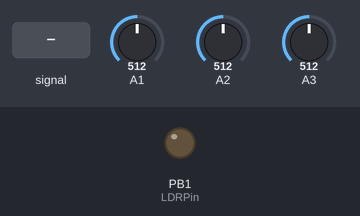
This sketch was run on a simulated ATtiny85, built with avr-gcc and run on an emulated ATtiny85. Shown: output pins drawn as LEDs (lit = HIGH). Inputs (shaded band) come from the test bench; at power-on: A2 = 512, A3 = 512, A1 = 512. Random numbers use the default seed unless the sketch sets one; the modem accepts every AT command (registered, SIM ready, sends succeed) and sends nothing else.

Above: at 2.2 s.
2.3 s: A1 fed a 200 Hz sine of ±81 counts around its level
At 3.78 s:
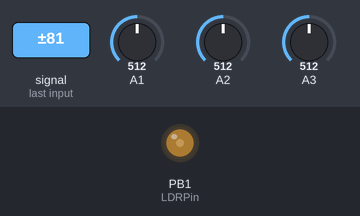
At 4.72 s:
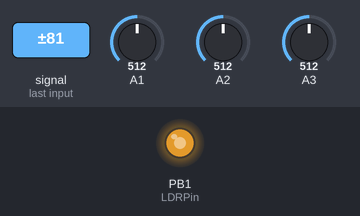
5.3 s: A2 set to 122
8.3 s: A3 set to 13
11.3 s: A1 set to 716
14.3 s: A3 set to 0
15.8 s: A3 set to 80
At 18.55 s:
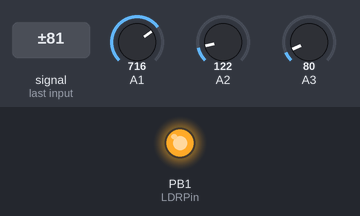
Timing chart, 0 to 19.8 s (numbered marks = the images above; inputs shaded):
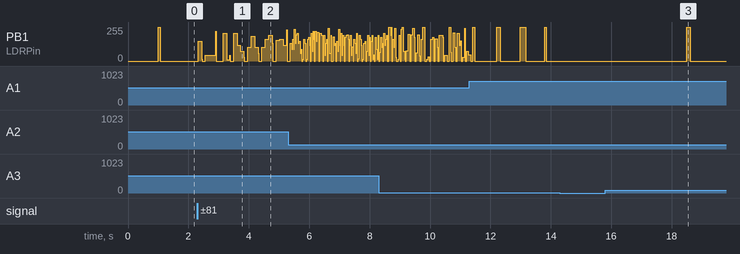

Measured:
- after the input at 14.3 s, every drawn part: stays the same
- after the input at 15.8 s, PB1 (LDRPin): 0/255 → 255/255 after 2.7 s, → 0/255 0.11 s later

The sketch:

ATT85_Melody_study.ino
```cpp
// last mod 23/12/2018 - Alan Smith

/*
Program size: 8,168 bytes (used 100% of a 8,192 byte maximum)
Minimum Memory Usage: 408 bytes (80% of a 512 byte maximum)
 */

#include <SendOnlySoftwareSerial.h>
SendOnlySoftwareSerial midiSerial(0); // Tx PB 0 pin 5

const byte
lightSensitivity = 1, // the lower the more sensitive the light change detection;
arraySizeSet = 32,
chordArraySizeSet = 8,
keyArraySizeSet = 8,
channels = 16,
highHat = 42,
kick = 35,
snare = 38,
drumChan = 9,
changeRatePin = 3,
tempoPin = 2,
LDRPin = 1;

const unsigned int scales[10] = {
	0xAD5AU,
	0xB5ABU,
	0x9729U,
	0xB6DBU,
	0xA94AU,
	0xAADAU,
	0xB55BU,
	0xCDACU,
	0xB59BU,
	0xDDADU
};

/*
Here are how chords are arranged

C C#D D#E F F#G G#A A#B C C#D D# Chord HEX Value
1 0 0 0 0 0 0 0 0 0 0 0 0 0 0 0 1 Note 8000
1 0 0 0 0 1 0 1 0 0 0 0 0 0 0 0 Sus 8500
1 0 0 0 0 1 0 1 0 0 1 0 0 0 0 0 7Sus 8520
1 0 0 0 1 0 0 0 1 0 0 0 0 0 0 0 Aug  8880
1 0 0 0 1 0 0 1 0 0 0 0 0 0 0 0 Maj  8900
1 0 0 0 1 0 0 1 0 0 0 0 1 0 0 0 Maj 9th 8908
1 0 0 0 1 0 0 1 0 0 0 1 0 0 0 0 Maj 7th 8910
1 0 0 0 1 0 0 1 0 0 1 0 0 0 0 0 7th  8920
1 0 0 0 1 0 0 1 0 1 0 0 0 0 0 0 6th  8940
1 0 0 1 0 0 0 1 0 0 0 0 0 0 0 0 Min  9100
1 0 0 1 0 0 0 1 0 0 1 0 0 0 0 0 Min 7th 9120
1 0 0 1 0 0 0 1 0 1 0 0 0 0 0 0 Min 6th 9140
1 0 0 1 0 0 1 0 0 0 0 0 0 0 0 0 Dim  9200
1 0 0 1 1 0 0 1 0 1 1 1 0 0 0 0 Const 9970
1 0 1 0 0 0 0 1 0 0 0 0 0 0 0 0 Sus2 A100
1 0 1 0 0 0 0 1 0 0 1 0 0 0 0 0 7Sus2 A120
1 0 1 1 0 0 0 1 0 0 1 0 1 0 0 0 Min 9th B128
*/

const unsigned int chords[15] = {
	0x8900U, 0x8940U, 0x8920U, 0x8910U, 0x8908U, //maj chords
	0x9100U, 0x9140U, 0x9120U, 0xB128U, // min chords
0x9200U, 0x8880U, 0xA100U, 0x8500U, 0xA120U, 0x8520U // others
};// , chord = 0x8520U;

unsigned int
loopCount = 0, tickCount = 0, tickCount2 = 0, straightCount = 0, scale = scales[0];

int
beat = 1, playControl = 0, tuneSpeed = 0, tuneSpeed2 = 0, lightLevel = 0, randomSpeed = 0, oldLightLevel = 0;

unsigned long
bassPatt = 0, pianoPatt = 0, windPatt = 0, synthPatt = 0, kickPatt = 0, hhPatt = 0,
snarePatt = 0, notePatt = 0, sc = 0, chordPatt = 0, tickTime2 = 0, tickTime = 0;

byte
arraySize = arraySizeSet, keyArraySize = keyArraySizeSet, chordArraySize = chordArraySizeSet,
articnote = 0,
filter1 = 64,//cutoff frequency of VCF
flr1 = 10,   //filter lower range
fur1 = 100,  //filter upper range
filter2 = 64,//cutoff frequency of VCF
flr2 = 10,   //filter lower range
fur2 = 100,  //filter upper range
filter3 = 64,//cutoff frequency of VCF
flr3 = 10,   //filter lower range
fur3 = 100,  //filter upper range
rcc = 0,    //random articulation channel
bassChan = 0, //midi chan 1
bassNote = 0, pianoIndex = 0, chordIndex = 0,
pianoChan = 3, //midi chan 4
pianoNote = 0, pianoChord = 0, pianoChordIndex = 0, pianoChordType = 0, bassIndex = 0, windNote = 0, windIndex = 0,
windChan = 1,  // midi chan 2
synthChan = 2, // midi chan 3
synthNote = 0, synthNoteM = 0, tickNote = 0, tickNoteM = 0, tickChan = 3, lightNote = 0, lightNoteM = 0,
lightChan = 11, keyIndex = 0, changeCount = 0, lightIndex = 0, ta = 0, ta2 = 0, tc = 0, cc = 0,
llp = 0, //light level pattern type pointer
abeat = 1, bbeat = 1, wbeat = 1, drum = 0;
char keys[keyArraySizeSet];
byte pianoArray[arraySizeSet];
byte bassArray[arraySizeSet];
byte windArray[arraySizeSet];
byte chordArray[chordArraySizeSet];
byte tv[channels];
char  key = 0, kn = 0, bassDir = 0, filterDir1 = 1, filterDir2 = 1, filterDir3 = 1, llc = 1, lc = 0;

void setup() {
	pinMode(2, INPUT); //the tuneSpeed speed pot - attiny85 PB2 pin 7
	pinMode(3, INPUT); //the note/lightLevel offset pot - attiny85 PB3 pin 2
	pinMode(1, OUTPUT);//output for the beat/activity LED - attiny85 PB1 pin 6
	pinMode(4, INPUT); //the LDR input for the lightLevel - attiny85 PB4 pin 3
	midiSerial.begin(31250); // Start serial port at the midi 31250 baud - out on attiny85 PB0 pin 5
	gsReset();  // reset the Boss DR-330 synth and switch to multitimberal mode
	delay(1000); //GS Reset needs a delay


	//set up channel stuff
	for (byte x = 0; x < channels; x++) {
		CC(x, 123, 0);  //all notes off
		//CC(x, 121, 0);  //reset controllers
		//ProgChange(x, random(119));
		makeChanges();
		//keys[x] = x;
		randomSeed(analogRead(LDRPin));
	}
	ProgChange(drumChan, rp() % 7 * 8);
	randomSpeed = rp() % 10 + 3;
	//playControl = random(0xFFFFU);
}


void loop() {
	//reset light change comparison
	oldLightLevel = lightLevel;

	//check the next light change //read the LDR value smoothed by map
	lightLevel = analogRead(LDRPin);//map(analogRead(LDRPin), 0, 1023, 0, 256);//
	llc = (lightLevel - oldLightLevel);   //light level change - brighter is +ve,  darker is -ve

//the main musical timed tempo based event loop (fast times)
	if (millis() > tickTime2) {
		tuneSpeed = (unsigned long)(map(analogRead(tempoPin), 0, 1023, 4, 860) + randomSpeed);  // 4/4 tempo control
		tuneSpeed2 = (unsigned long)((tuneSpeed >> 1) - (tuneSpeed / (beat << 2)));//// tempo control fast beats and syncopation

		//various loop pointers
		ta = (byte)(byte(tickCount) % arraySize);  // dynamic
		ta2 = (byte)(byte(tickCount2) % arraySizeSet); // dynamic
		sc = (byte)(byte(straightCount) % arraySizeSet); // static // main counter for periodic changes
		kn = keys[keyIndex % keyArraySize];  //dynamic // defines the key changes from the array of key changes

		tmv();  // adjust track mixer volumes

		if (abs(llc) > (char)lightSensitivity) {   // if it changes above or below the threshhold...
			analogWrite(1, abs(llc) * 30);   // indicate with LED the change
			chordIndex++;
			if (llc > 0) {  // positive
				chordArray[chordIndex % chordArraySize] = tr();// major chords //update the chord array pointer
				bassDir = 1;
				keys[keyIndex % keyArraySize] ++;
			}
			else {  // must be -ve
				chordArray[chordIndex % chordArraySize] = tr() + 5;// random(5, 10); // minor and other chords //update the chord array pointer
				bassDir = -1;
				keys[keyIndex % keyArraySize] --;
			}
			lc = llc;

		}

		if (millis() > tickTime) {
			// MIDI NOTES SOUNDED FROM THE PATTERNS AND ARRAYS //
			// DRUMS lead the way
			// high hats

			//playControl = 0x0200u;   // diagnostics

			if ((bitRead(playControl, 0) && (hhPatt >> ta2 % 32ul & 1))) {
				drum = highHat + (pianoArray[ta2] % 3 * 2) * 3;
				NoteOn(drumChan, drum, hr());
				NoteOff(drumChan, drum);
			}
			// snare
			if (bitRead(playControl, 2) && (snarePatt >> sc % 32ul & 1)) {
				drum = snare + ((beat == 1) ? ((windArray[sc] % 3) * 4) : (bassArray[ta] % 3) * 4);
				NoteOn(drumChan, drum, ((sc % (7 + beat) == 0) ? 120 : lr()));
				NoteOff(drumChan, drum);
				//rpan(bassChan, channels);
			}
			else if (bitRead(playControl, 3) && ta2 % 4 == 0) {  // snare straight pattern
				drum = snare + windArray[ta2] % 2;
				NoteOn(drumChan, drum, hr());
				NoteOff(drumChan, drum);
			}
			// kick
			if ((ta % (beat + 3) == 0) || (bitRead(playControl, 4) && (kickPatt >> sc % 32ul & 1))) {
				drum = kick + pianoArray[sc] % 2;
				NoteOn(drumChan, drum, hr());
				NoteOff(drumChan, drum);
			}

			//others end loop fills
			else if ((ta2 > (arraySize - 4))) {
				drum = kick + ((lightLevel + bassArray[sc]) % 24);
				NoteOn(drumChan, drum, ((ta % (2 + beat) == 0) ? 120 : hr()));
				NoteOff(drumChan, drum);
				//makeChanges();
				//playControl++;
			}

			// NOW THE FIVE INSURUMENT PLAYERS
			tr() ? 0 : pianoChordIndex++;
			//PIANO - ch 4
			if ((sc % ((unsigned long)(beat + 7)) == 0) || (bitRead(playControl, 6) && (pianoPatt >> ta % 32ul & 1))) {  //
				playChord(chords[pianoChord], pianoChan, pianoNote, 0, 0, pianoChordType);
				pianoNote = kn + ScaleFilter(scale, 36 + ((pianoArray[(pianoIndex += beat) % arraySize] += cllc(lc)) % 48), kn);
				pianoChord = chordArray[pianoChordIndex % chordArraySize]; //(pianoIndex)
				pianoChordType = rp();//
				playChord(chords[pianoChord], pianoChan, pianoNote, hr() - 10, 1, pianoChordType); //**************NOTE ON*********************
			}
			//BASS - ch 1
			if ((bitRead(playControl, 7)) && ((sc % ((unsigned long)(bbeat << 1)) == 0) || (bassPatt >> ta2 % 32ul & 1))) {  //
				DoFilter(bassChan, 90, filter1);  // (pianoNote % 12)*filterDir2 +
				NoteOff(bassChan, bassNote);
				bassNote = kn + ScaleFilter(scale, (24 + ((ta2 % keyArraySize)*bassDir) +
					(bassArray[(bassIndex += bbeat) % arraySize] += cllc(lc)) % 36), kn);
				NoteOn(bassChan, bassNote, hr()); //**************NOTE ON*************
				filter1 += filterDir1;
				if (filter1 >= fur1) {
					filterDir1 = -1;
					flr1 = lr();
				}
				if (filter1 <= flr1) {
					filterDir1 = 1;
					fur1 = hr();
				}
			}

			// Filter2 and other per beat updates...
			filter2 += filterDir2;
			if (filter2 >= fur2) {
				filterDir2 = -1;
				flr2 = lr();
			}
			if (filter2 <= flr2) {
				filterDir2 = 1;
				fur2 = hr();
				//keyIndex++;
			}
			if (playControl > 0x0400) {
				playControl++;
			}
			DoFilter(windChan, 90, filter2); // for ds330
			CC(bassChan, channels, filter1); // controller send
			CC(synthChan, channels, filter2); // controller send
			CC(tickCount % 16, 123, 0);  // snc - stuck note control :)
			tickCount++;//  += beat;//

			analogWrite(1, 0);  // turn off the light change LED
			tickTime = (unsigned long)(millis() + (tuneSpeed));
		} // end of timed loop1 if TuneSpeed1 - the slow parts

		if ((!(bitRead(playControl, 0)) && bitRead(playControl, 1) && ta2 % (beat + 1) == 0)) {  // hh straight pattern
			drum = highHat + (bassArray[ta2] % 3) * 2;
			NoteOn(drumChan, drum, hr());
			NoteOff(drumChan, drum);
		}

		if ((!(bitRead(playControl, 4))) && bitRead(playControl, 5) && ta2 % 8 == 0) {  // kick straight pattern
			drum = kick + pianoArray[ta2] % 2;
			NoteOn(drumChan, drum, hr());
			NoteOff(drumChan, drum);
		}

		//WIND - ch 2
		if ((bitRead(playControl, 8)) && ((sc % ((unsigned long)(wbeat << 2)) == 0) || (windPatt >> sc % 32ul & 1))) {//
			NoteOff(windChan, windNote); //
			windNote = kn + ScaleFilter(scale, 36 +
				((windArray[(windIndex += wbeat) % arraySizeSet] += ((pianoNote + 7) % 12)) % 50), kn);
			NoteOn(windChan, windNote, hr());  //*******************NOTE ON*********************
		}

		//TICKNOTE run notes
		if ((bitRead(playControl, 10)) && (((~kickPatt)) >> ta2 % 32ul & 1)) { //
			tickNote = ScaleFilter(scale, kn + 48 +
				byte((bassNote % chordArraySize) + ((((ta2) % chordArraySize)*filterDir2) + (pianoNote % 12)) % 60), kn);
			if (tickNote != tickNoteM) {
				NoteOff(tickChan, tickNoteM);
				tickNoteM = tickNote;
				DoFilter(tickChan, 90, filter2); //
				NoteOn(tickChan, tickNote, hr());//**************NOTE ON*********************
			}
		}

		////Fast LIGHTNOTE
		if (bitRead(playControl, 11) || llc != 0) {
			lightNote = ScaleFilter(scale, kn + 48 + (((ta*filterDir2) + lightLevel) % 60), kn);
			if (lightNote != lightNoteM && (scale << 16ul + chords[pianoChord] >> ta2 % 32ul & 1)) { //
				NoteOff(lightChan, lightNoteM);
				lightNoteM = lightNote;
				NoteOn(lightChan, lightNote, hr());
			}
		}

		//SYNTH - ch 3   scale based melodies
		if ((bitRead(playControl, 9)) && (((~snarePatt) | synthPatt) >> ta2 % 32ul & 1)) { // (byte(sc % 4) == 0) ||
			synthNote = ScaleFilter(scale, kn + (48 + (((windArray[ta]) % 12)*filterDir2
				+ ((bassArray[ta]) % 12)
				+ filter3 + ((pianoArray[pianoIndex % arraySize]) % 12)) % 48), kn);
			if (synthNote != synthNoteM) {
				NoteOff(synthChan, synthNoteM);
				synthNoteM = synthNote;
				NoteOn(synthChan, synthNote, hr());//**************NOTE ON*********************
			}
		}

		straightCount++;
		tickCount2 += abeat;//++;//+= (pianoNote % beat);//
		tickTime2 = (unsigned long)(millis() + (tuneSpeed2)); //  the other Time

	}  // end of fast loop if - tunespeed 2 - the fast parts

   //PERIODIC CHANGES/////////
	if (straightCount % (unsigned int)(analogRead(changeRatePin)) == 0) {  // just a whole load of complicated stuff done about 10 times!
		if (!rp()) { straightCount++; }	// to reduce multiple changes
		//DCB();
		makeChanges();
		//straightCount++;
	}
	if (straightCount % (unsigned int)(keyArraySize << 4) == 0) {  // key change
		keyIndex++;
	}
	// fast filter sweeps
	if (loopCount % (unsigned int)(keyArraySize << 4u) == 0) {
		//DCB();
		filter3 += filterDir3;
		if (filter3 >= fur3) {
			filterDir3 = -1;
			flr3 = lr();
		}
		if (filter3 <= flr3) {
			filterDir3 = 1;
			fur3 = hr();

		}
		CC(randomChan(), rp() % 22 + channels, filter3); // controller send
		DoFilter(synthChan, 90, filter3); // fast filter for ds330
	}

	loopCount++;
}  // end of megga fast loop

///////////////////////////// macros and helpers /////////////////////////////////

void DCB() { // diagnostic cowbell (ride cymbal)
	NoteOn(drumChan, 59, 120); NoteOff(drumChan, 59);
}


char cllc(char check) {  //check light level change
	char cll = 0;
	(check > 0 ? cll = 1 : check < 0 ? cll = -1 : cll = 0);
	return cll;
}

void tmv() {
	//track mix volumes
	rcc = sc % 16;
	(tv[rcc] >= 40 && tv[rcc] <= 70) ? (tv[rcc] += (tr() - 1)) : (tv[rcc] = 65);//
	CC(rcc, 7, rcc == 9 ? tv[rcc] - 10 : tv[rcc]);  // keep drum volumes down 10 behind rest of instruments
}


byte randomChan() {
	byte rc = rp() % channels;
	while (rc == drumChan) { // rc < 4 ||
		rc = rp() % channels;
	}
	return rc;
}

void makeChanges() {

	digitalWrite(1, 1);
	changeCount++;

	CC(changeCount % 16, 123, 0);  // snc - stuck note control :)
	llp = byte(analogRead(LDRPin) % 3);  // 0, 1 or 2 read light level and use it to power the kind of pattern produced
	switch (random(48)) {  // slightly oversubscribed to allow for build up
	case 0:
		chordArray[chordIndex % chordArraySize] = rp() % 15;  // all available chords
		break;
	case 1:
		ProgChange(tickChan, random(96));
		break;
	case 2:
		pianoPatt = randomPatt(llp);
		break;
	case 3:
		snarePatt = randomPatt(llp);
		break;
	case 4:
		hhPatt = randomPatt(llp);
		break;
	case 5:
		playControl = random(0xFFFFU);
		break;
	case 6:
		ProgChange(bassChan, rp() + 33); //
		break;
	case 7:
		ProgChange(pianoChan, lr() + rp());
		break;
	case 8:
		ProgChange(windChan, lr() + lr());//random(56, 95)
		break;
	case 9:
		ProgChange(drumChan, rp() % 7 * 8);
		break;
	case 10:
		windPatt = randomPatt(llp);
		break;
	case 11:
		synthPatt = randomPatt(llp);
		break;
	case 12:
		playControl++;
		break;
	case 13:
		keyArraySize = random(4, keyArraySizeSet); // 1 to ArraySize (8)
		break;
	case 14:
		chordArraySize = random(4, chordArraySizeSet); // 1 to ArraySize (8)
		break;
	case 15:
		randomSpeed += (random(11) - 5);
		break;
	case 16:
		scale = scales[random(10)]; // all available scales
		break;
	case 17:
		playControl = ~playControl;  // invert
		break;
	case 18:
		bassPatt = randomPatt(llp);
		break;
	case 19:
		kickPatt = randomPatt(llp);
		break;
	case 20:
		NoteOff(tickChan, tickNoteM); //need to stop current note
		tickChan = randomChan();   //because we change the channel
		break;
	case 21:
		arraySize = random(8, arraySizeSet + 1); //
		break;
	case 22:
		NoteOff(synthChan, synthNoteM);
		synthChan = randomChan();
		ProgChange(synthChan, lr() + hr()); // random(58, 96)
		break;
	case 23:
		abeat = rp() % 8 + 1;
		break;
	case 24:
		NoteOff(windChan, windNote); //need to stop current note
		windChan = randomChan();   //because we change the channel
		break;
	case 25:
		playControl = 1;
		break;
	case 27:
		bassPatt |= 1 << rp();
		break;
	case 28:
		windPatt |= 1 << rp();
		break;
	case 29:
		NoteOff(lightChan, lightNoteM); //need to stop current note
		lightChan = randomChan();   //because we change the channel
		break;
	case 30:
		arraySize = random(16, arraySizeSet + 1); // 8 to 31
		break;
	case 31:
		beat = tr() + 1;  //random(arraySize >> 1) + 1;// (lr() % 14) + 1;  //
		break;
	case 32:
		bbeat = tr() + 1;  //random(arraySize >> 1) + 1;//
		break;
	case 33:
		wbeat = tr() + 1;  //random(arraySize >> 1) + 1;//tr() + 1;  //
		break;
	case 34:
		scale = llc > 0 ? scales[0] : llc < 0 ? scales[1] : scales[rp() % 10]; // minor if darker major if brighter or all available scales
		break;

	default:
		playControl |= (1 << (rp() % 16)); // build up players
		CC(randomChan(), 1, rp());  //slight modulation
		CC(randomChan(), 5, tr() << 1);  //portamento time
		CC(randomChan(), 65, wr());  //portamento on / off
		CC(randomChan(), 0x5B, wr()); // reverb send
		CC(randomChan(), 0x5D, wr()); // chorus send
		rpan(randomChan(), lr());
		rpan(bassChan, channels);
		DoArticulations();
		scale = scales[changeCount % 10];
		break;
	}/// end of switch / case
}


byte tr() {
	return random(3);
}


byte wr() {  // wide range random values for asdr and filter settings
	return random(0x0e, 0x72);
}

void rpan(byte chan, byte scope) {  // random pan
	CC(chan, 10, random(64 - scope, 64 + scope));
}

byte hr() {  // random high values for settings
	return random(65, 127);
}

byte lr() {  // random low values for settings
	return random(0, 64);
}

byte rp() {  // random bit pointers
	return random(32);
}

unsigned long randomPatt(byte r) { // random long patterns formed from nibbles, bytes or ints :)
	unsigned long n = random(1, 0xFFFFU);
	unsigned int y = random(1, 0xFFFFU);
	if (r == 0) {
		n = (((n & 0x0F) << 28) + ((n & 0x0F) << 24) + ((n & 0x0F) << 20) +
			((n & 0x0F) << 16) + ((n & 0x0F) << 12) + ((n & 0x0F) << 8) +
			((n & 0x0F) << 4) + (n & 0x0F));
	}
	else if (r == 1) {
		n = (((n & 0xFF) << 24) + ((n & 0xFF) << 16) + ((n & 0xFF) << 8) + (n & 0xFF));
	}
	else {
		n = ((n << 16) + y);
	}
	return n;
}


// send note on stuff
void NoteOn(byte chan, byte note, byte vel) {
	if (note > 23) {
		midiSerial.write((chan + 0x90));
		midiSerial.write(note & 0x7F);
		midiSerial.write(vel & 0x7F);
	}
}
// send note off stuff
void NoteOff(byte chan, byte note) {
	//chan &= 0x0F;
	midiSerial.write((chan + 0x80));
	midiSerial.write(note & 0x7F);
	midiSerial.write(byte(0));
}

//real filterting
//byte ScaleFilter(unsigned int s, byte n, char k) {
//	if (bitRead(s, 15u - (((n % 12u) + k) % 12))) {
//		return n;
//	}
//	else {
//		return 0;
//	}
//}

//// scale correction - the input note is moved until it belongs to the current scale
//byte ScaleFilter(unsigned int s, byte n, char k) {
//	while (bitRead(s, (15u - ((n % 12u + k) % 12u))) == 0u) {
//		n++;
//	}
//	return n;
//}

// scale filtering - passed if the note belongs to the current scale, else grab the lightlevel and make it a current chord note
byte ScaleFilter(unsigned int s, byte n, char k) {
	if (bitRead(s, 15u - (((n % 12u) + k) % 12))) {
		return n;
	}
	else {  // play chord notes
		s = chords[pianoChord];
		n = 24 + (analogRead(LDRPin) % (rp() << 1));
		while (bitRead(s, (15u - (((n % 12u) + k) % 12u))) == 0u) {
			n++;
		}
		return n;
	}
}

//chord plays the scale corrected chord
void playChord(unsigned int cord, byte chan, byte note, byte vel, byte cont, byte type) {
	// cont is either play or kill
	//chan &= 0x0f;
	for (byte c = 0; c < 15; c++) {
		if (bitRead(cord, 15u - c)) { // && ((cord << c) & 0x8000U) > 0U
			//delay(100);
			if (cont) {
				//if (bitRead(scale << 4, 15 - ((note + c) % 12))) {
				NoteOn((type ? chan : (chan + c) % 16), ScaleFilter(scale, note + c, kn), vel); //note + c
			//}
			}
			else {
				//CC(type ? chan : ((chan + c) % 16), 123, 0);
				NoteOff((type ? chan : (chan + c) % 16), ScaleFilter(scale, note + c, kn)); //note + c
			}
			//if (cord == 0x8000U) { // no point going any further
			//	break;
			//}
		}
	}
}

//specificaly NRPN for BOSS DR-Synth 330
void MasterTune(byte chan, byte b) {
	//chan &= 0x0F;
	CC(chan, 0x65, 0);
	CC(chan, 0x64, 2); // should be 2 - 0 for pitch bend range
	CC(chan, 6, b);
}

//Basic Channel contro message
void CC(byte chan, byte cont, byte val) {
	//chan &= 0x0F;
	midiSerial.write((chan + 0xB0));
	midiSerial.write(cont & 0x7F);
	midiSerial.write(val & 0x7F);
}

//specificaly NRPN for BOSS DR-Synth 330
void DoFilter(byte ch, byte res, byte coff) {
	//ch &= 0x0F;
	CC(ch, 0x63, 0x01);
	CC(ch, 0x62, 0x21);
	CC(ch, 6, res & 0x7F); //resonance can go to 0x72
	CC(ch, 0x63, 0x01);
	CC(ch, 0x62, 0x20);
	CC(ch, 6, coff & 0x7F);//cut off frequency
}

void DoArticulations() {  // for Kontact
	articnote = random(23, 127);
	rcc = randomChan();
	NoteOn(rcc, articnote, 1);
	NoteOff(rcc, articnote);
}

//specificaly sysex for BOSS DR-Synth DS330
void gsReset() {
	byte gs[11] = { 0xF0, 0x41, 0x10, 0x42, 0x12, 0x40, 0x00, 0x7F, 0x00, 0x41, 0xF7 };
	for (byte g = 0; g < 11; g++) {
		midiSerial.write(gs[g]);
	}
}

// Program change for midi channel
void ProgChange(byte chan, byte prog) {
	//chan &= 0x0F;
	midiSerial.write((chan + 0xC0));
	midiSerial.write(prog & 0x7F);
}
```
